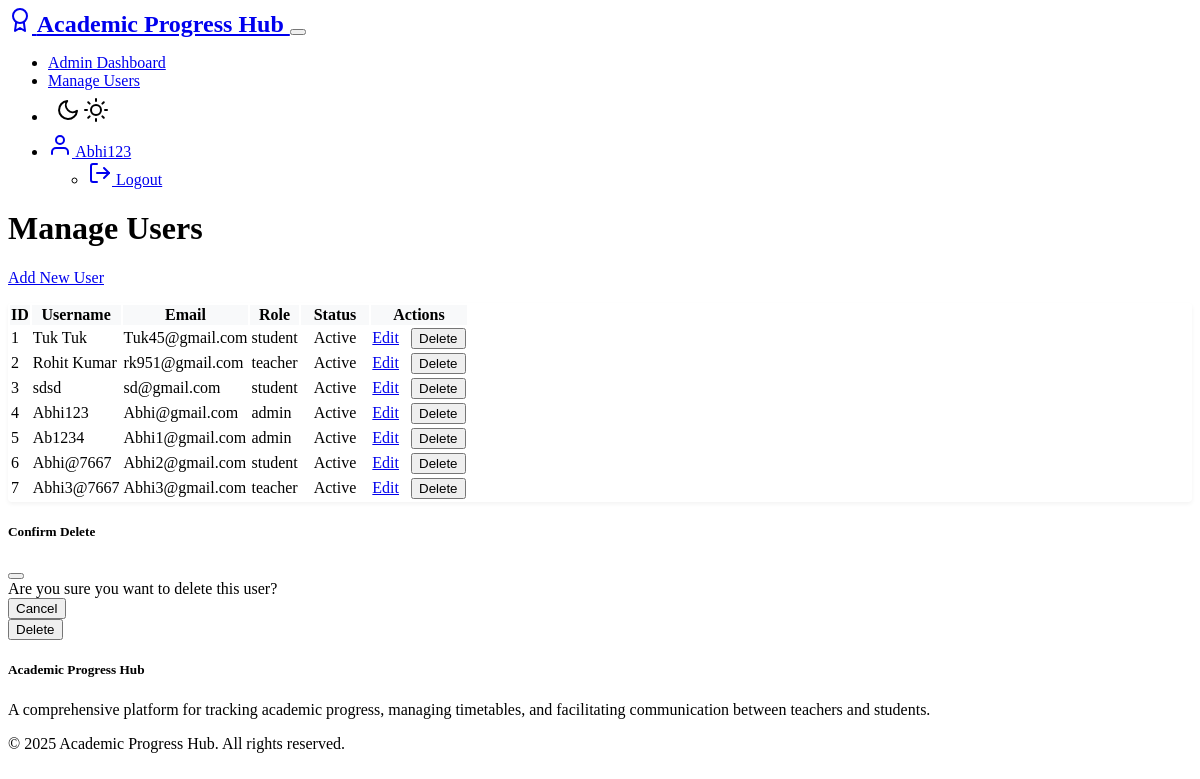
/admin/users (signed in), run on an earlier commit of the app's database.
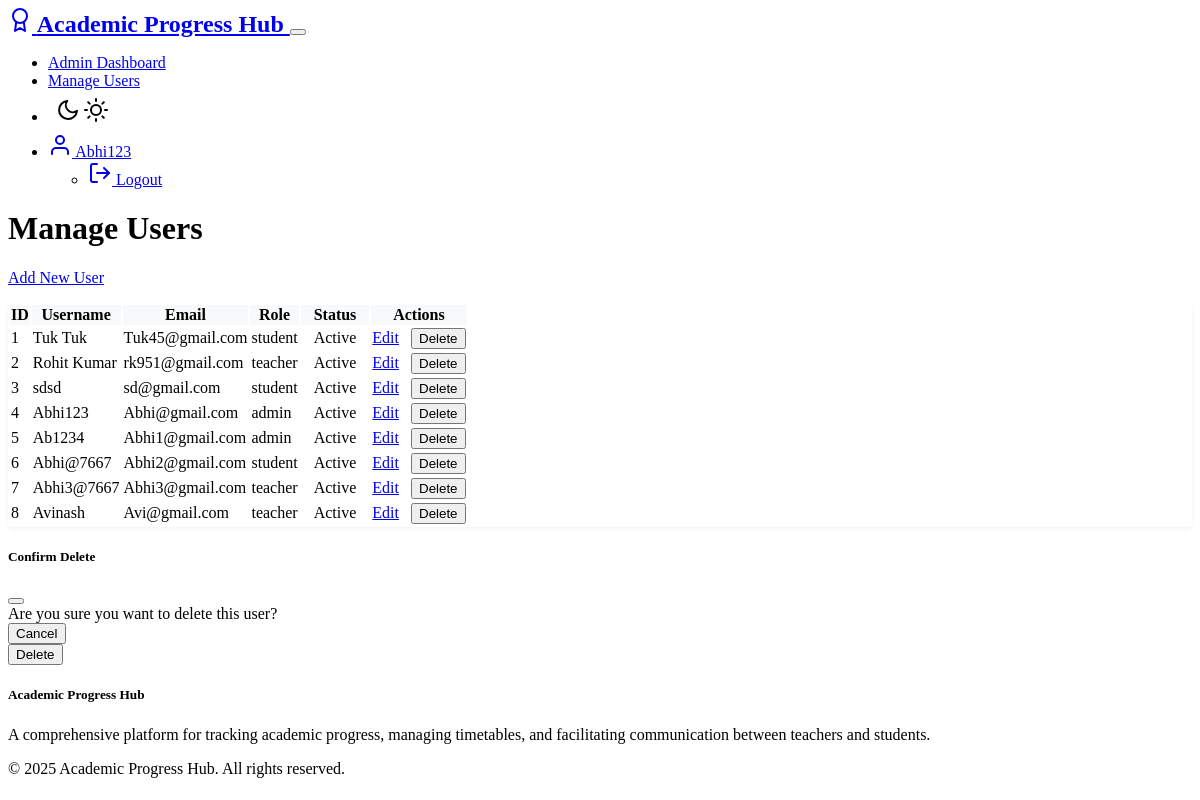
And on a later commit of the database.
### models.py (models this page shows, shortened)
class User(UserMixin, db.Model):
    __tablename__ = 'users'
    id = db.Column(db.Integer, primary_key=True)
    username = db.Column(db.String(64), unique=True, nullable=False)
    email = db.Column(db.String(120), unique=True, nullable=False)
    password_hash = db.Column(db.String(256), nullable=False)
    role = db.Column(db.String(10), nullable=False)  # 'admin', 'teacher' or 'student'
    created_at = db.Column(db.DateTime, default=datetime.utcnow)
    teacher_profile = db.relationship('Teacher', backref='user', uselist=False, cascade='all, delete-orphan')
    student_profile = db.relationship('Student', backref='user', uselist=False, cascade='all, delete-orphan')
    @property
    def is_admin(self):
        return self.role == 'admin'

### routes/admin_routes.py (the view)
    def decorated_function(*args, **kwargs):
        if not current_user.is_authenticated or not current_user.is_admin:
            flash('Access denied: Admin permissions required.', 'danger')
            return redirect(url_for('auth.login'))
        return f(*args, **kwargs)

### app.py (called while the page is built)
@login_manager.user_loader
def load_user(user_id):
    from models import User
    return User.query.get(int(user_id))

### routes/admin_routes.py (called while the page is built)
def admin_required(f):
    def decorated_function(*args, **kwargs):
        if not current_user.is_authenticated or not current_user.is_admin:
            flash('Access denied: Admin permissions required.', 'danger')
            return redirect(url_for('auth.login'))
        return f(*args, **kwargs)
    decorated_function.__name__ = f.__name__
    return login_required(decorated_function)

@admin.route('/users')
@admin_required
def manage_users():
    users = User.query.all()
    return render_template('admin/users.html', users=users)

### templates/admin/users.html (shortened to what this page needs)
{% extends "layout.html" %}
{% block content %}
<div class="container mt-4">
    <div class="d-flex justify-content-between align-items-center mb-4">
        <h1>Manage Users</h1>
        <a href="{{ url_for('admin.add_user') }}" class="btn btn-success">Add New User</a>
    </div>
    <div class="table-responsive">
        <table class="table table-striped">
            <thead>
                <tr>
                    <th>ID</th>
                    <th>Username</th>
                    <th>Email</th>
                    <th>Role</th>
                    <th>Status</th>
                    <th>Actions</th>
                </tr>
            </thead>
            <tbody>
                {% for user in users %}
                <tr>
                    <td>{{ user.id }}</td>
                    <td>{{ user.username }}</td>
                    <td>{{ user.email }}</td>
                    <td>{{ user.role }}</td>
                    <td>
                        <span class="badge {% if user.is_active %}bg-success{% else %}bg-danger{% endif %}">
                            {{ 'Active' if user.is_active else 'Inactive' }}
                        </span>
                    </td>
                    <td>
                        <a href="{{ url_for('admin.edit_user', user_id=user.id) }}" class="btn btn-sm btn-primary">Edit</a>
                        <button class="btn btn-sm btn-danger delete-user" data-user-id="{{ user.id }}">Delete</button>
                    </td>
                </tr>
                {% endfor %}
            </tbody>
        </table>
    </div>
</div>
<div class="modal fade" id="deleteModal" tabindex="-1">
    <div class="modal-dialog">
        <div class="modal-content">
            <div class="modal-header">
                <h5 class="modal-title">Confirm Delete</h5>
                <button type="button" class="btn-close" data-bs-dismiss="modal"></button>
            </div>
            <div class="modal-body">
                Are you sure you want to delete this user?
            </div>
            <div class="modal-footer">
                <button type="button" class="btn btn-secondary" data-bs-dismiss="modal">Cancel</button>
                <form id="deleteForm" method="POST">
                    <button type="submit" class="btn btn-danger">Delete</button>
                </form>
            </div>
        </div>
    </div>
</div>
{% endblock %}

### templates/layout.html (shortened to what this page needs)
<!DOCTYPE html>
<html lang="en" data-bs-theme="dark">
<head>
    <link rel="stylesheet" href="https://cdn.replit.com/agent/bootstrap-agent-dark-theme.min.css">
    <link rel="stylesheet" href="{{ url_for('static', filename='css/style.css') }}">
    {% if current_user.is_authenticated and current_user.role == 'admin' %}
    <link rel="stylesheet" href="{{ url_for('static', filename='css/admin/style.css') }}">
    {% endif %}
</head>
<body>
    <nav class="navbar navbar-expand-lg navbar-dark bg-dark mb-4">
        <div class="container">
            <a class="navbar-brand" href="{{ url_for('index') }}">
                <span data-feather="award" class="me-2"></span>
                Academic Progress Hub
            </a>
            <button class="navbar-toggler" type="button" data-bs-toggle="collapse" data-bs-target="#navbarNav">
            </button>
            <div class="collapse navbar-collapse" id="navbarNav">
                <ul class="navbar-nav ms-auto">
                    {% if current_user.is_authenticated %}
                        {% if current_user.role == 'admin' %}
                            <li class="nav-item">
                                <a class="nav-link" href="{{ url_for('admin.admin_dashboard') }}">Admin Dashboard</a>
                            </li>
                            <li class="nav-item">
                                <a class="nav-link" href="{{ url_for('admin.manage_users') }}">Manage Users</a>
                            </li>
                        {% endif %}
                        <li class="nav-item">
                            <button class="nav-link btn theme-toggle px-2" id="themeToggle" title="Toggle Light/Dark Mode">
                                <span data-feather="moon" class="theme-icon-dark d-none"></span>
                                <span data-feather="sun" class="theme-icon-light"></span>
                            </button>
                        </li>
                        <li class="nav-item dropdown">
                            <a class="nav-link dropdown-toggle" href="#" id="userDropdown" role="button" data-bs-toggle="dropdown">
                                <span data-feather="user" class="me-1"></span>
                                {{ current_user.username }}
                            </a>
                            <ul class="dropdown-menu dropdown-menu-end">
                                <li>
                                    <a class="dropdown-item" href="{{ url_for('auth.logout') }}">
                                        <span data-feather="log-out" class="me-1"></span> Logout
                                    </a>
                                </li>
                            </ul>
                        </li>
                    {% endif %}
                </ul>
            </div>
        </div>
    </nav>
    <main class="container my-4">
        {% block content %}{% endblock %}
    </main>
    <footer class="bg-dark text-light py-4 mt-5">
        <div class="container">
            <div class="row">
                <div class="col-md-6">
                    <h5>Academic Progress Hub</h5>
                    <p>A comprehensive platform for tracking academic progress, managing timetables, and facilitating communication between teachers and students.</p>
                </div>
                <div class="col-md-6 text-md-end">
                    <p>&copy; 2025 Academic Progress Hub. All rights reserved.</p>
                </div>
            </div>
        </div>
    </footer>
</body>
</html>

What changed in the data, as far as the page shows it:
added User: id "8", username "Avinash", email "Avi@gmail.com", role "teacher", is_active "Active"
